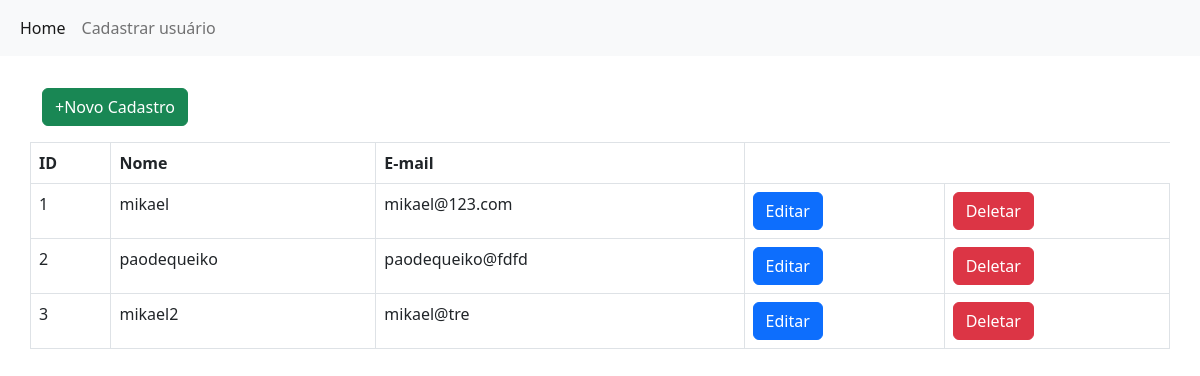
The app's page /index, older data.
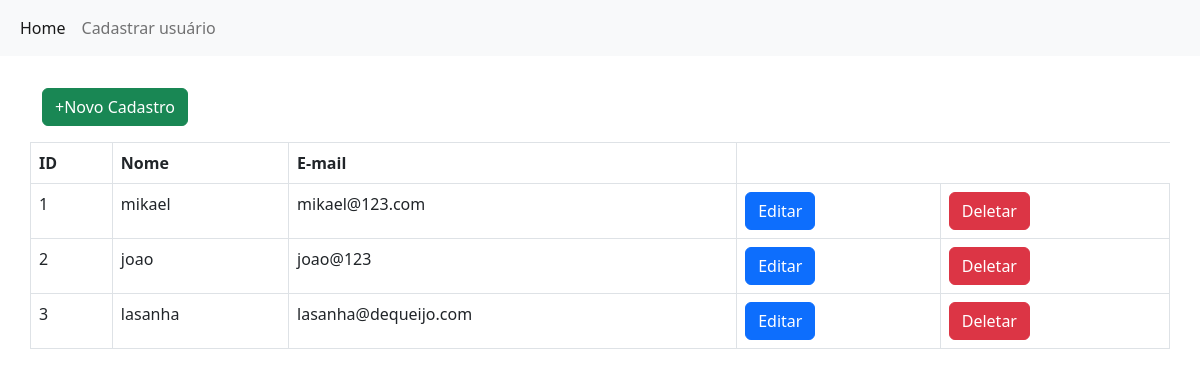
The same page, newer data.
### tables this page shows
CREATE TABLE users (
        ID INTEGER PRIMARY KEY AUTOINCREMENT,
        NOME TEXT,
        EMAIL TEXT,
        SENHA TEXT
    );

### app.py (the view)
@app.route("/index")
def index():
    con = sql.connect("form_db.db")
    con.row_factory=sql.Row
    cur=con.cursor()
    cur.execute("select * from users")
    data=cur.fetchall()
    return render_template ("index.html", datas=data)

### templates/index.html (shortened to what this page needs)
{% extends 'layout.html' %}
{% block body %}
<div class="row">
<p class="text-right"><a href="{{url_for('add_user')}}" class="btn btn-success">+Novo Cadastro</a></p>
<table class="table table-bordered">
    <thead>
      <tr>
        <th scope="col">ID</th>
        <th scope="col">Nome</th>
        <th scope="col">E-mail</th>
      </tr>
    </thead>
    <tbody>
        {% for row in datas %}
      <tr>
        <td>{{loop.index}}</td>
        <td>{{row.NOME}}</td>
        <td>{{row.EMAIL}}</td>
        <td><a href="{{url_for('edit_user',id=row.ID)}}" class="btn btn-primary">Editar</a></td>
        <td><a href="{{url_for('delete_user',id=row.ID)}}" class="btn btn-danger" onclick="return confirm ('Tem certeza que deseja apagar?')">Deletar</a></td>
      </tr>
      {% endfor %}
    </tbody>
  </table>
</div>
{% endblock %}

### templates/layout.html (shortened to what this page needs)
<!DOCTYPE html>
<html>
<head>
        <link href="https://cdn.jsdelivr.net/npm/bootstrap@5.2.1/dist/css/bootstrap.min.css" rel="stylesheet">
</head>
<body>
    <header>
        <nav class="navbar navbar-expand-lg bg-light">
            <div class="container-fluid">
              <div class="collapse navbar-collapse" id="navbarNav">
                <ul class="navbar-nav">
                  <li class="nav-item">
                    <a class="nav-link active" aria-current="page" href="{{url_for('dashboard_user')}}">Home</a>
                  </li>
                  <li class="nav-item">
                    <a class="nav-link" href="{{url_for('add_user')}}">Cadastrar usuário</a>
                  </li>
                </ul>
              </div>
            </div>
          </nav>
    </header>
    <div class="container pt-3">
        {% block body %}
        {% endblock %}
    </div>
</body>
</html>

Row changes from the older to the newer data that the page shows:
removed users: NOME "mikael2", EMAIL "mikael@tre"
added users: NOME "joao", EMAIL "joao@123"
changed users: NOME "paodequeiko" → "lasanha"; EMAIL "paodequeiko@fdfd" → "lasanha@dequeijo.com"
